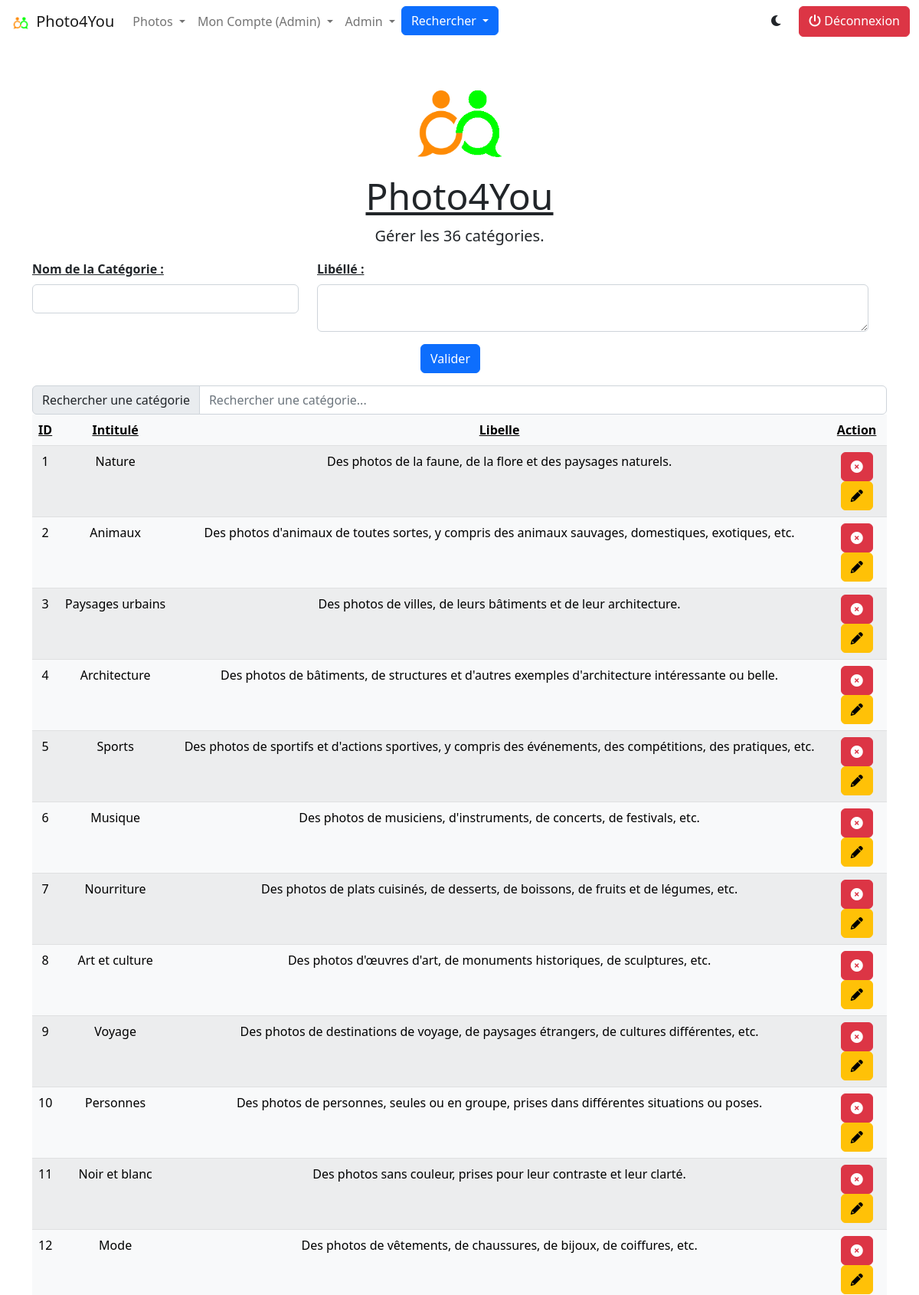
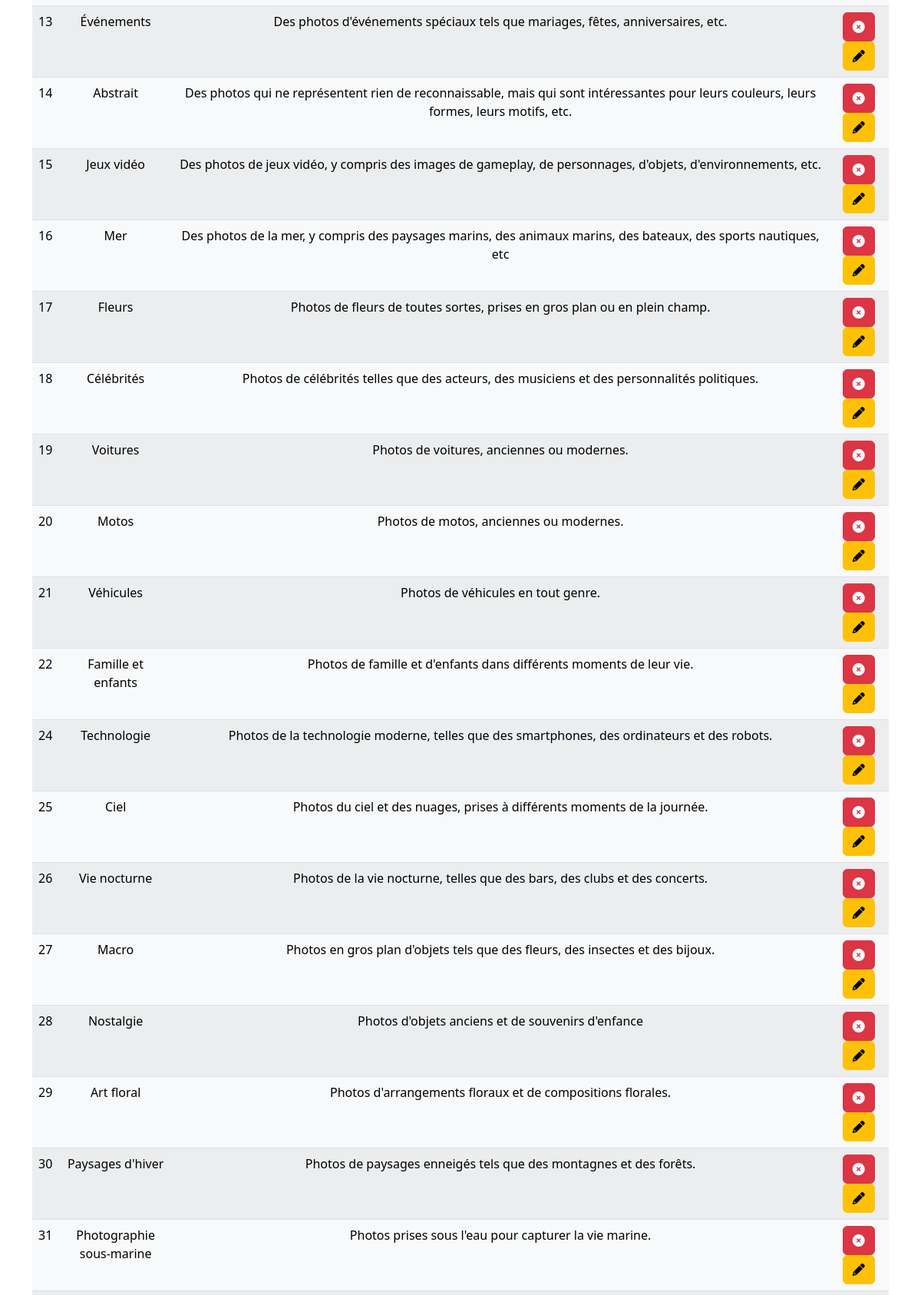
The page /categories.php (signed in, upper part) on the database its author committed (2 pictures, top to bottom).
### tables this page shows
CREATE TABLE `categories` (
  `Id` int(11) NOT NULL,
  `Nom` varchar(75) NOT NULL,
  `Libelle` text NOT NULL
);

### includes/connection.inc.php (called while the page is built, shortened)
<?php
    $host = "127.0.0.1";
    $db = "photo4you2";
    $user = "root";
    $pass ="";
    try {
        $db = new PDO("mysql:host =$host;dbname=$db;charset=utf8",$user,$pass);
        $db->setAttribute(PDO::ATTR_ERRMODE, PDO::ERRMODE_EXCEPTION);
    } catch (PDOException $e) {
        echo'Echec de la connexion :' .$e->getMessage();
        die();
    }
    include_once("./includes/functions.inc.php");
    $managerCategorie = new CategorieManager($db);
?>

### classes/CategorieManager.class.php (called while the page is built, shortened)
<?php
class CategorieManager {
	private $_db;
	public function countCategories() {
		return $this->_db->query("SELECT COUNT(*) FROM categories")->fetchColumn();
	}
	public function getList() {
		$req =  $this->_db->prepare('SELECT * FROM categories');
		try {
			$req->execute();
			return $req->fetchAll(PDO::FETCH_ASSOC);
		} catch(PDOException $e) {
			echo $e->getMessage();
		}
	}
	public function setDb(PDO $db) {
		$this->_db = $db;
	}
}
?>

### categories.php (the view, shortened to what this page needs)
<?php
    include_once("./includes/connection.inc.php");
    include_once("./includes/header.inc.php");
    echo generationEntete("Photo4You", "Gérer les ".$managerCategorie->countCategories()." catégories.");
?>
    <div class="container">
        <form class="row needs-validation" action="categories.php" method="POST" novalidate>
            <div class="row mb-3">
                <div class="col-lg-4 col-sm-12">
                    <label for="nom" class="form-label fw-bolder text-changing text-decoration-underline">Nom de la Catégorie :</label>
                    <input type="text" class="form-control"  id="nom" name="nom" required autofocus>
                </div>
                <div class="col-lg-8 col-sm-12">
                    <label for="libelle" class="form-label fw-bolder text-changing text-decoration-underline">Libéllé :</label>
                    <textarea class="form-control" id="libelle" name="libelle"></textarea>
                </div>
            </div>
            <div class="row mb-3">
                <div class="col text-center">
                    <input type="submit" value="Valider" class="btn btn-primary" name="valider" />
                </div>
            </div>
        </form>
        <div class="input-group">
            <span class="input-group-text">Rechercher une catégorie</span>
            <input type="text" class="form-control" id="myInput" onkeyup="searchShortcut()" placeholder="Rechercher une catégorie...">
        </div>
        <table class="table table-striped table-hover text-center table-light">
            <thead>
                <tr>
                    <th scope="col" class="text-decoration-underline">ID</th>
                    <th scope="col" class="text-decoration-underline">Intitulé</th>
                    <th scope="col" class="text-decoration-underline">Libelle</th>
                    <th scope="col" class="text-decoration-underline">Action</th>
                </tr>
            </thead>
            <tbody id="racourci-container">
                <?php
                    foreach ($managerCategorie->getList() as $categorie):
                ?>
                <tr class='racourci'>
                    <td class='racourci-title'><?=$categorie['Id']?></td>
                    <td class='racourci-title'><?=$categorie['Nom']?></td>
                    <td class='racourci-title'><?=$categorie['Libelle']?></td>
                    <td class='racourci-title'>
                        <a title="Supprimer cette catégorie" class="btn btn-danger" href="./categories.php?delete=<?=$categorie['Id']?>&nom=<?=$categorie['Nom']?>" role="button"><i class="fa-solid fa-circle-xmark"></i></a>
                        <a title="Modifier cette catégorie" class="btn btn-warning" href="./modifier-categorie.php?id=<?=$categorie['Id']?>" role="button"><i class="fa-solid fa-pencil"></i></a>
                    </td>
                </tr>
                <?php
                    endforeach;
                ?>
            </tbody>
        </table>
    </div>
<?php
    include_once("./includes/footer.inc.php");
?>

### rows shown on the page
categories: Id "1", Nom "Nature", Libelle "Des photos de la faune, de la flore et des paysages naturels."
categories: Id "2", Nom "Animaux", Libelle "Des photos d'animaux de toutes sortes, y compris des animaux sauvages, domestiques, exotiques, etc."
categories: Id "3", Nom "Paysages urbains", Libelle "Des photos de villes, de leurs bâtiments et de leur architecture."
categories: Id "4", Nom "Architecture", Libelle "Des photos de bâtiments, de structures et d'autres exemples d'architecture intéressante ou belle."
categories: Id "5", Nom "Sports", Libelle "Des photos de sportifs et d'actions sportives, y compris des événements, des compétitions, des pratiques, etc."
categories: Id "6", Nom "Musique", Libelle "Des photos de musiciens, d'instruments, de concerts, de festivals, etc."
categories: Id "7", Nom "Nourriture", Libelle "Des photos de plats cuisinés, de desserts, de boissons, de fruits et de légumes, etc."
categories: Id "8", Nom "Art et culture", Libelle "Des photos d'œuvres d'art, de monuments historiques, de sculptures, etc."
categories: Id "9", Nom "Voyage", Libelle "Des photos de destinations de voyage, de paysages étrangers, de cultures différentes, etc."
categories: Id "10", Nom "Personnes", Libelle "Des photos de personnes, seules ou en groupe, prises dans différentes situations ou poses."
categories: Id "11", Nom "Noir et blanc", Libelle "Des photos sans couleur, prises pour leur contraste et leur clarté."
categories: Id "12", Nom "Mode", Libelle "Des photos de vêtements, de chaussures, de bijoux, de coiffures, etc."
categories: Id "13", Nom "Événements", Libelle "Des photos d'événements spéciaux tels que mariages, fêtes, anniversaires, etc."
categories: Id "14", Nom "Abstrait", Libelle "Des photos qui ne représentent rien de reconnaissable, mais qui sont intéressantes pour leurs couleurs, leurs formes, leurs motifs, etc."
categories: Id "15", Nom "Jeux vidéo", Libelle "Des photos de jeux vidéo, y compris des images de gameplay, de personnages, d'objets, d'environnements, etc."
categories: Id "16", Nom "Mer", Libelle "Des photos de la mer, y compris des paysages marins, des animaux marins, des bateaux, des sports nautiques, etc"
categories: Id "17", Nom "Fleurs", Libelle "Photos de fleurs de toutes sortes, prises en gros plan ou en plein champ."
categories: Id "18", Nom "Célébrités", Libelle "Photos de célébrités telles que des acteurs, des musiciens et des personnalités politiques."
categories: Id "19", Nom "Voitures", Libelle "Photos de voitures, anciennes ou modernes."
categories: Id "20", Nom "Motos", Libelle "Photos de motos, anciennes ou modernes."
categories: Id "21", Nom "Véhicules", Libelle "Photos de véhicules en tout genre."
categories: Id "22", Nom "Famille et enfants", Libelle "Photos de famille et d'enfants dans différents moments de leur vie."
categories: Id "24", Nom "Technologie", Libelle "Photos de la technologie moderne, telles que des smartphones, des ordinateurs et des robots."
categories: Id "25", Nom "Ciel", Libelle "Photos du ciel et des nuages, prises à différents moments de la journée."
categories: Id "26", Nom "Vie nocturne", Libelle "Photos de la vie nocturne, telles que des bars, des clubs et des concerts."
categories: Id "27", Nom "Macro", Libelle "Photos en gros plan d'objets tels que des fleurs, des insectes et des bijoux."
categories: Id "28", Nom "Nostalgie", Libelle "Photos d'objets anciens et de souvenirs d'enfance"
categories: Id "29", Nom "Art floral", Libelle "Photos d'arrangements floraux et de compositions florales."
categories: Id "30", Nom "Paysages d'hiver", Libelle "Photos de paysages enneigés tels que des montagnes et des forêts."
categories: Id "31", Nom "Photographie sous-marine", Libelle "Photos prises sous l'eau pour capturer la vie marine."

### other values the page prints
$_SESSION["type"] "Admin"
$titre "Photo4You"
$sous_titre "Gérer les 36 catégories."
